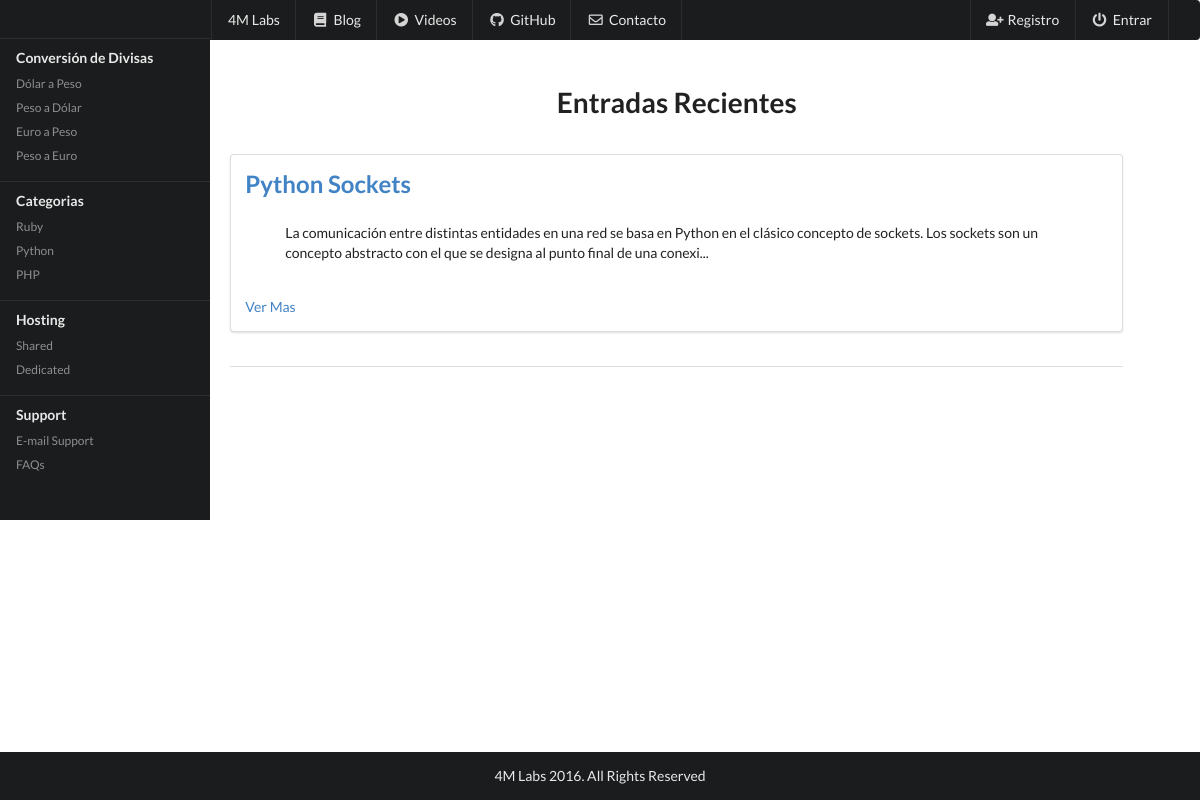
/posts/, run on an earlier commit of the app's database.
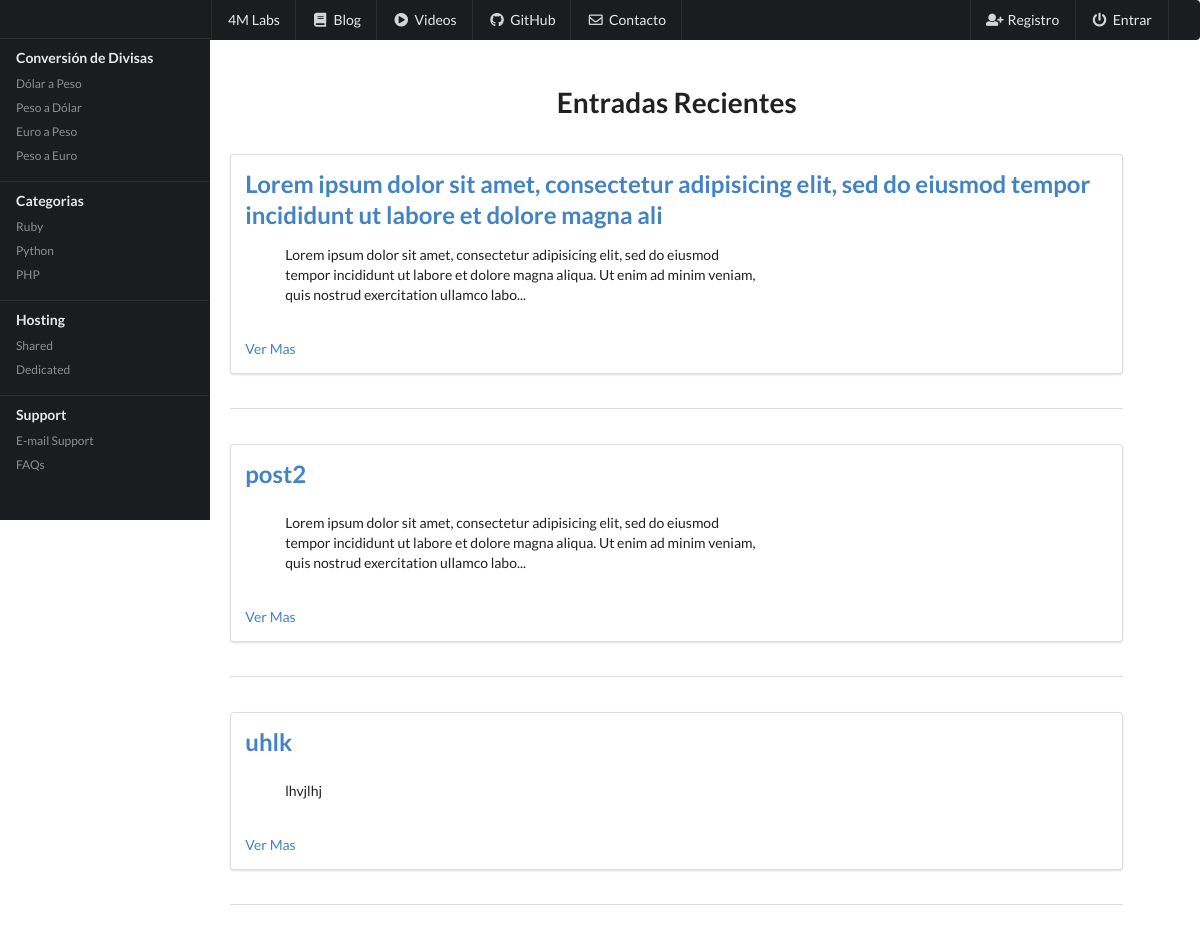
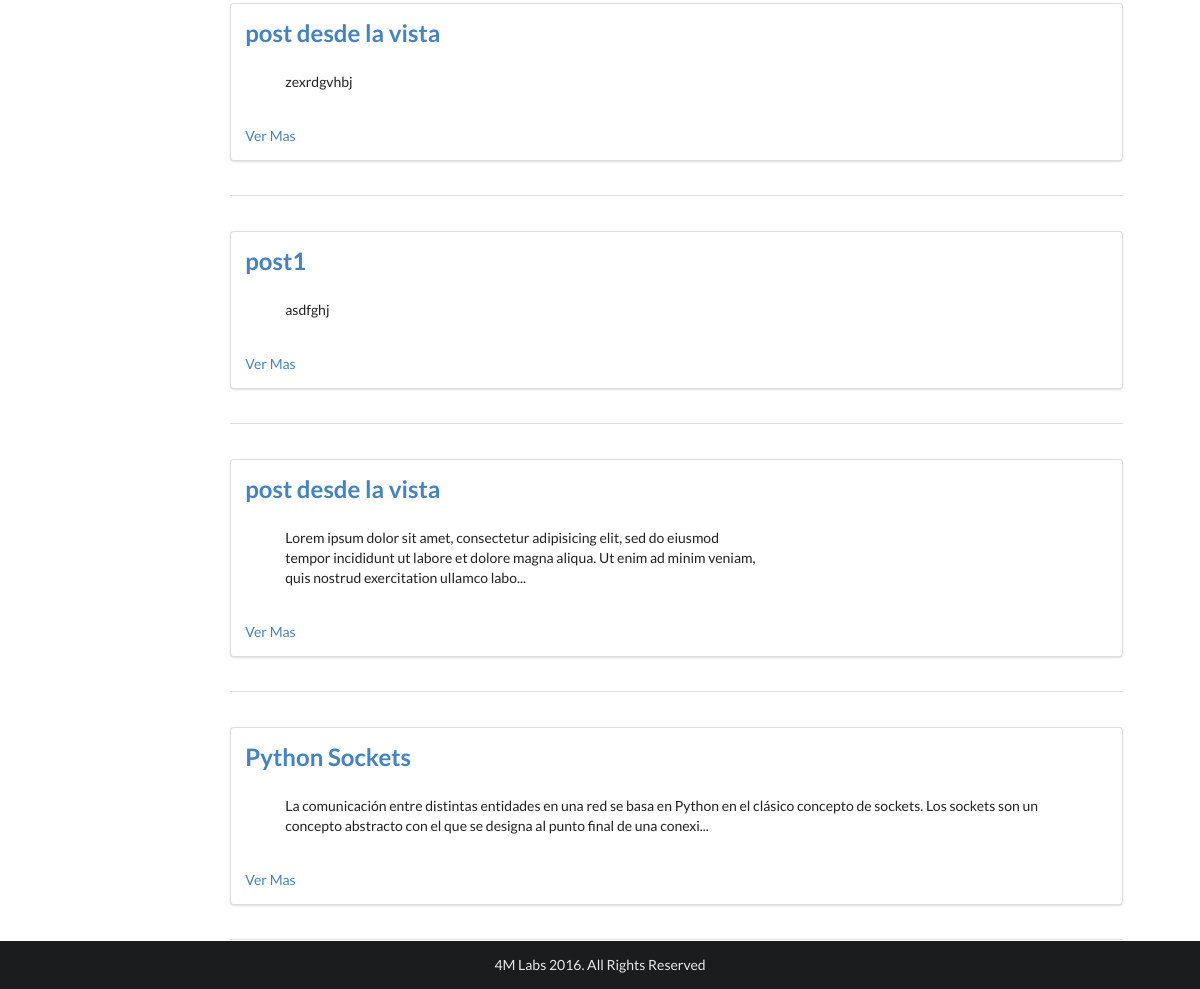
And on a later commit of the database (2 pictures, top to bottom).
### blog/models.py (models this page shows, shortened)
class Post(models.Model):
	title = models.CharField(max_length=120)
	content = models.TextField()
	updated = models.DateTimeField(auto_now=True, auto_now_add=False)
	timestamp = models.DateTimeField(auto_now=False, auto_now_add=True)
	def get_absolute_url(self):
		return reverse('posts:detail', kwargs={'id': self.id})

### blog/views.py (the view)
def post_list(request, deleted=False):
	posts = Post.objects.all().order_by("-timestamp")
	context = {
		'title': prompt + 'blog',
		'posts': posts
	}
	return render(request, "post_list.html", context)

### templates/post_list.html (shortened to what this page needs)
{% extends "base.html" %}
{% block content %}
		<br>
		<h1 class="ui center aligned header">Entradas Recientes</h1>
		<br>
	{% for post in posts %}
		<div class="five wide column">
			<div class="ui segment">
			  		<h2 class="ui floated header"><a href='{{ post.get_absolute_url }}'>{{ post.title }}</a></h2>
			  		<br>
			  		<br>
					{% if post.content|length < 500 %}
					<blockquote>{{ post.content|linebreaks}}</blockquote>
					<br>
					{% else %}
					<blockquote>{{ post.content|linebreaks|truncatechars:200 }} </blockquote>
					<br>
					{% endif %}
					<a href='{{ post.get_absolute_url }}'>Ver Mas</a>
			</div>
		</div>
		<br>
		  <div class="ui divider"></div>
		<br>
	{% endfor %}
{% endblock %}

### templates/base.html (shortened to what this page needs)
<!DOCTYPE html>
<html>
<head>
    <link rel="stylesheet" type="text/css" href="https://cdnjs.cloudflare.com/ajax/libs/semantic-ui/2.2.6/semantic.min.css">
</head>
<body>
		<div class="row">
			<div class="ui top attached">
		<div class="ui fixed inverted sticky stackable menu mainMenu" style="padding-left: 180px !important;">
		<a href="/" class="blue item">4M Labs</a>
		<a href="/posts" class="blue item"><i class="book icon"></i>  Blog</a>
		<a href="" class="item">
			<i class="video play icon"></i>
			Videos
		</a>
		<a href="https://github.com/metalerk/" target="_blank" class="blue item"><i class="github icon"></i> GitHub</a>
		<a href="" class="blue item"><i class="mail outline icon"></i> Contacto</a>
		<div class="right menu">
			<a href="" class="ui item"><i class="add user icon"></i>Registro</a>
			<a href="" class="ui item">
			<i class="power icon"></i>Entrar</a>
			<a href="" class="ui item"></a>
		</div>
	</div>
	</div>
		</div>
		<div class="row">
		<div class="ui stackable grid">
			<div class="three wide column">
				<div class="ui fixed sticky vertical inverted segment menu" style="padding-top: 1%; padding-bottom: 2.5%;">
					  <div class="item">
					  </div>
					  <div class="item">
					    <div class="header">Conversión de Divisas</div>
					    <div class="menu">
					      <a class="item">Dólar a Peso</a>
					      <a class="item">Peso a Dólar</a>
					      <a class="item">Euro a Peso</a>
					      <a class="item">Peso a Euro</a>
					    </div>
					  </div>
					  <div class="item">
					    <div class="header">Categorias</div>
					    <div class="menu">
					      <a class="item">Ruby</a>
					      <a class="item">Python</a>
					      <a class="item">PHP</a>
					    </div>
					  </div>
					  <div class="item">
					    <div class="header">Hosting</div>
					    <div class="menu">
					      <a class="item">Shared</a>
					      <a class="item">Dedicated</a>
					    </div>
					  </div>
					  <div class="item">
					    <div class="header">Support</div>
					    <div class="menu">
					      <a class="item">E-mail Support</a>
					      <a class="item">FAQs</a>
					    </div>
					  </div>
					</div>
			</div>
			<div class="twelve wide column">
				<div class="segment" id="content">
					{% block content %}
					{% endblock %}
				</div>
			</div>
		</div>
	</div>
<div class="ui inverted vertical footer segment form-page" style="position: fixed;
  right: 0;
  bottom: 0;
  left: 0;
  padding: 1em;
  text-align: center; !important;">
  <div class="ui container">
    4M Labs 2016. All Rights Reserved
  </div>
</body>
</html>

What changed in the data, as far as the page shows it:
added Post: title "Lorem ipsum dolor sit amet, consectetur adipisicing elit, sed do eiusmod tempor incididunt ut labore et dolore magna ali", content "Lorem ipsum dolor sit amet, consectetur adipisicing elit, sed do eiusmod tempor incididunt ut labore et dolore magna aliqua. Ut enim ad minim veniam, quis nostrud exercitation ullamco labo..."
added Post: title "post2", content "Lorem ipsum dolor sit amet, consectetur adipisicing elit, sed do eiusmod tempor incididunt ut labore et dolore magna aliqua. Ut enim ad minim veniam, quis nostrud exercitation ullamco labo..."
added Post: title "uhlk", content "lhvjlhj"
added Post: title "post desde la vista", content "zexrdgvhbj"
added Post: title "post1", content "asdfghj"
added Post: title "post desde la vista", content "Lorem ipsum dolor sit amet, consectetur adipisicing elit, sed do eiusmod tempor incididunt ut labore et dolore magna aliqua. Ut enim ad minim veniam, quis nostrud exercitation ullamco labo..."
